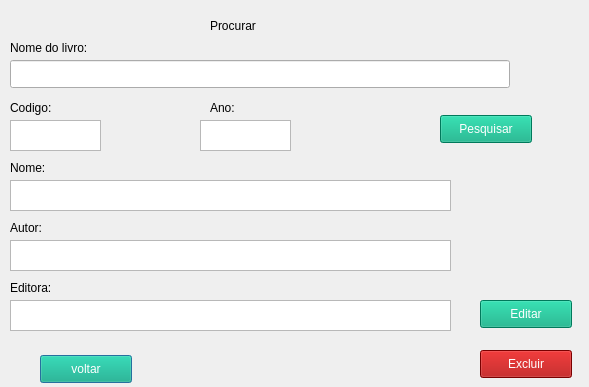
<?xml version="1.0" encoding="UTF-8"?>
<ui version="4.0">
 <class>Dialog</class>
 <widget class="QDialog" name="Dialog">
  <property name="geometry">
   <rect>
    <x>0</x>
    <y>0</y>
    <width>589</width>
    <height>387</height>
   </rect>
  </property>
  <property name="windowTitle">
   <string>Dialog</string>
  </property>
  <widget class="QTextBrowser" name="lbl_codigo">
   <property name="geometry">
    <rect>
     <x>10</x>
     <y>120</y>
     <width>91</width>
     <height>31</height>
    </rect>
   </property>
  </widget>
  <widget class="QLabel" name="label_4">
   <property name="geometry">
    <rect>
     <x>10</x>
     <y>220</y>
     <width>59</width>
     <height>16</height>
    </rect>
   </property>
   <property name="text">
    <string>Autor:</string>
   </property>
  </widget>
  <widget class="QLineEdit" name="txt_nome">
   <property name="geometry">
    <rect>
     <x>10</x>
     <y>60</y>
     <width>500</width>
     <height>28</height>
    </rect>
   </property>
   <property name="text">
    <string/>
   </property>
  </widget>
  <widget class="QPushButton" name="btn_voltar">
   <property name="geometry">
    <rect>
     <x>40</x>
     <y>355</y>
     <width>92</width>
     <height>28</height>
    </rect>
   </property>
   <property name="styleSheet">
    <string notr="true">background-color: rgb(0, 170, 127);
color: rgb(255, 255, 255);</string>
   </property>
   <property name="text">
    <string>voltar</string>
   </property>
  </widget>
  <widget class="QLabel" name="label_6">
   <property name="geometry">
    <rect>
     <x>10</x>
     <y>280</y>
     <width>59</width>
     <height>16</height>
    </rect>
   </property>
   <property name="text">
    <string>Editora:</string>
   </property>
  </widget>
  <widget class="QTextBrowser" name="lbl_nome">
   <property name="geometry">
    <rect>
     <x>10</x>
     <y>180</y>
     <width>441</width>
     <height>31</height>
    </rect>
   </property>
  </widget>
  <widget class="QTextBrowser" name="lbl_autor">
   <property name="geometry">
    <rect>
     <x>10</x>
     <y>240</y>
     <width>441</width>
     <height>31</height>
    </rect>
   </property>
  </widget>
  <widget class="QLabel" name="label_7">
   <property name="geometry">
    <rect>
     <x>210</x>
     <y>100</y>
     <width>59</width>
     <height>16</height>
    </rect>
   </property>
   <property name="text">
    <string>Ano:</string>
   </property>
  </widget>
  <widget class="QLabel" name="label_2">
   <property name="geometry">
    <rect>
     <x>10</x>
     <y>160</y>
     <width>59</width>
     <height>16</height>
    </rect>
   </property>
   <property name="text">
    <string>Nome:</string>
   </property>
  </widget>
  <widget class="QLabel" name="label">
   <property name="geometry">
    <rect>
     <x>10</x>
     <y>40</y>
     <width>121</width>
     <height>16</height>
    </rect>
   </property>
   <property name="text">
    <string>Nome do livro:</string>
   </property>
  </widget>
  <widget class="QPushButton" name="btn_editar">
   <property name="geometry">
    <rect>
     <x>480</x>
     <y>300</y>
     <width>92</width>
     <height>28</height>
    </rect>
   </property>
   <property name="styleSheet">
    <string notr="true">background-color: rgb(0, 170, 127);
color: rgb(255, 255, 255);</string>
   </property>
   <property name="text">
    <string>Editar</string>
   </property>
  </widget>
  <widget class="QPushButton" name="btn_excluir">
   <property name="geometry">
    <rect>
     <x>480</x>
     <y>350</y>
     <width>92</width>
     <height>28</height>
    </rect>
   </property>
   <property name="styleSheet">
    <string notr="true">background-color: rgb(170, 0, 0);
color: rgb(255, 255, 255);</string>
   </property>
   <property name="text">
    <string>Excluir</string>
   </property>
  </widget>
  <widget class="QPushButton" name="btn_pesquisar">
   <property name="geometry">
    <rect>
     <x>440</x>
     <y>115</y>
     <width>92</width>
     <height>28</height>
    </rect>
   </property>
   <property name="styleSheet">
    <string notr="true">background-color: rgb(0, 170, 127);
color: rgb(255, 255, 255);</string>
   </property>
   <property name="text">
    <string>Pesquisar</string>
   </property>
  </widget>
  <widget class="QLabel" name="label_5">
   <property name="geometry">
    <rect>
     <x>210</x>
     <y>10</y>
     <width>141</width>
     <height>31</height>
    </rect>
   </property>
   <property name="styleSheet">
    <string notr="true">font: 75 italic 14pt &quot;Noto Sans&quot;;</string>
   </property>
   <property name="text">
    <string>Procurar</string>
   </property>
  </widget>
  <widget class="QTextBrowser" name="lbl_ano">
   <property name="geometry">
    <rect>
     <x>200</x>
     <y>120</y>
     <width>91</width>
     <height>31</height>
    </rect>
   </property>
  </widget>
  <widget class="QLabel" name="label_3">
   <property name="geometry">
    <rect>
     <x>10</x>
     <y>100</y>
     <width>71</width>
     <height>16</height>
    </rect>
   </property>
   <property name="text">
    <string>Codigo:</string>
   </property>
  </widget>
  <widget class="QTextBrowser" name="lbl_editora">
   <property name="geometry">
    <rect>
     <x>10</x>
     <y>300</y>
     <width>441</width>
     <height>31</height>
    </rect>
   </property>
  </widget>
 </widget>
 <resources/>
 <connections/>
</ui>
